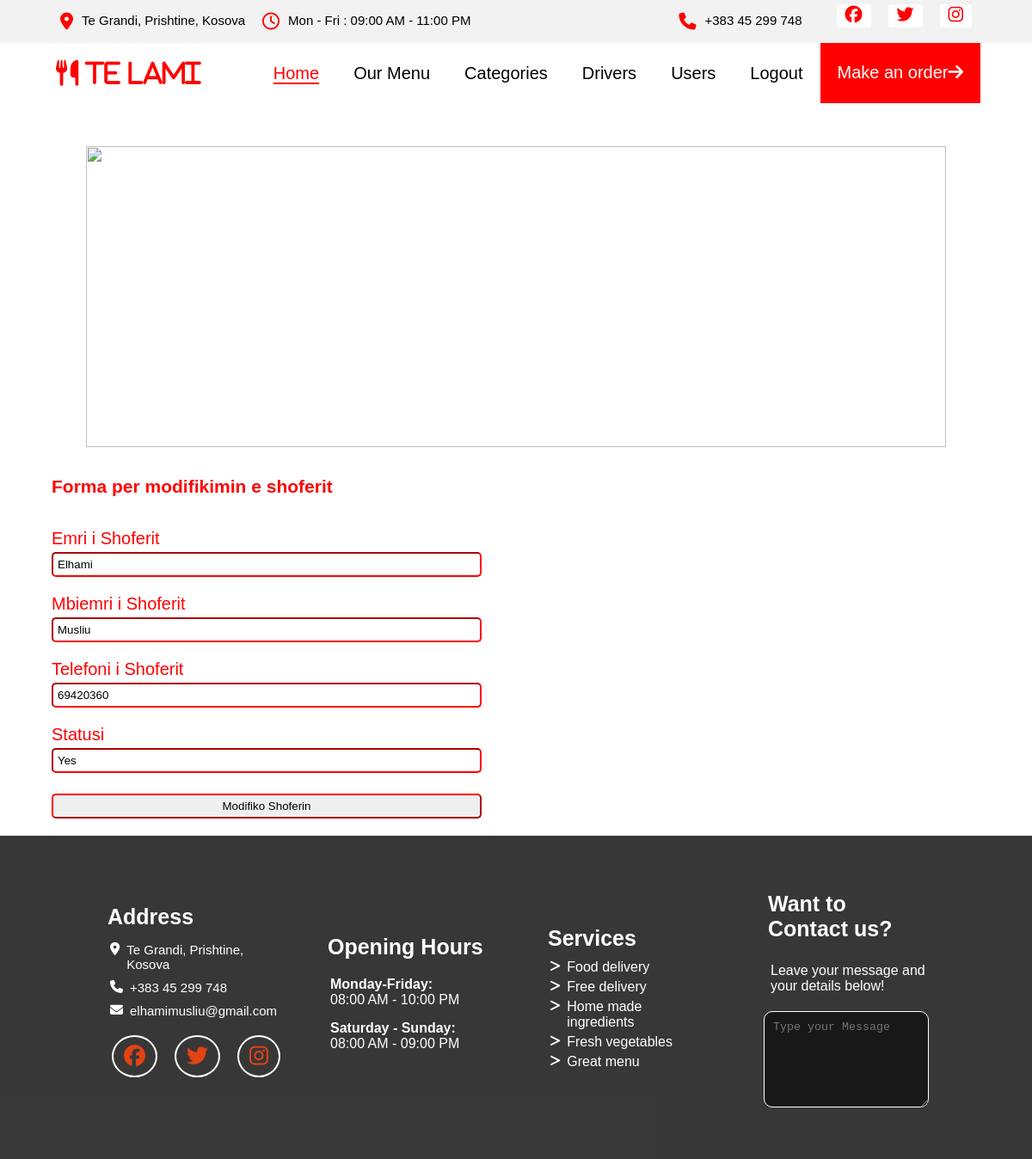
Page /CRUDS/modifiko_shoferi.php?shid=1 (signed in) on the committed database.
### tables this page shows
CREATE TABLE `shoferat` (
  `shoferiID` int(11) NOT NULL,
  `emriShoferit` varchar(100) NOT NULL,
  `porosiaID` int(11) NOT NULL,
  `mbiemriShoferit` varchar(100) NOT NULL,
  `phoneShoferi` varchar(100) NOT NULL,
  `statusi` varchar(100) NOT NULL
);

### inc/functions.php (called while the page is built, shortened)
<?php
function merrShoferId($shoferiID)
{
    global $dbconn;
    $sql = "SELECT shoferiID, emriShoferit, mbiemriShoferit, phoneShoferi, statusi FROM shoferat";
    $sql .= " WHERE shoferiID=$shoferiID";
    $res = mysqli_query($dbconn, $sql);
    return mysqli_fetch_assoc($res);
}

### CRUDS/modifiko_shoferi.php (the view, shortened to what this page needs)
<head>
    <link rel="stylesheet" href="../css/style-table.css">
    <link rel="stylesheet" href="../css/style.css">
</head>
<?php
include "../inc/crudHeader.php";
if($_GET['shid']){
    $shoferiID=$_GET['shid'];
    $shoferat=merrShoferId($shoferiID);
    $emriShoferit=$shoferat['emriShoferit'];
    $mbiemriShoferit=$shoferat['mbiemriShoferit'];
    $phoneShoferi=$shoferat['phoneShoferi'];
    $statusi=$shoferat['statusi'];
}
?>
<section class="section-shto-modifiko container">
    <div class="image">
    <img src="https://caterease.com/wp-content/uploads/2019/01/Final-Background-For-Login.png" alt="">
    </div>
    <div class="forma">
        <br>
        <br>
        <h1>Forma per modifikimin e shoferit</h1>
        <br>
        <form method="post" enctype="multipart/form-data">
            <div class="inputAndLabels">
                <label for="emriShoferit">Emri i Shoferit</label> <br>
                <input type="text" id="emriShoferit" name="emriShoferit"
                value="<?php if(!empty($emriShoferit)) echo $emriShoferit ?>">
            </div>
            <div class="inputAndLabels">
                <label for="mbiemriShoferit">Mbiemri i Shoferit</label> <br>
                <input type="text" id="mbiemriShoferit" name="mbiemriShoferit"
                value="<?php if(!empty($mbiemriShoferit)) echo $mbiemriShoferit ?>">
            </div>
            <div class="inputAndLabels">
                <label for="phoneShoferi">Telefoni i Shoferit</label> <br>
                <input type="text" id="phoneShoferi" name="phoneShoferi"
                value="<?php if(!empty($phoneShoferi)) echo $phoneShoferi ?>">
            </div>
            <div class="inputAndLabels">
                <label for="statusi">Statusi</label> <br>
                <input type="text" id="statusi" name="statusi"
                value="<?php if(!empty($statusi)) echo $statusi ?>">
            </div>
            <div class="inputAndLabels">
                <div class="butonat">
                    <?php
                        echo "<input id='modifikoShoferi' type='submit'
                        name='modifikoShoferi' class='shtoShofer' value='Modifiko Shoferin'>";
                    ?>
                </div>
            </div>
        </form>
    </div>
</section>
<?php
    include "../inc/footer.php";
?>

### css/style-table.css (style rules this page uses)
.forma { width: 100%; margin: 0 auto; }
.forma h1 { font-size: 21px; color: red; margin-bottom: 20px; }
.forma input, .forma textarea { width: 500px; padding: 5px; margin-top: 4px; border-radius: 5px; outline: none; border-color: red; }
.forma input, .forma textarea { caret-color: black; }
.forma label { color: red; font-size: 20px; }
.forma .inputAndLabels { margin-bottom: 20px; }
.list-entity, .section-shto-modifiko { margin-top: 50px!important; margin: 10px auto; display: flex; flex-direction: column; justify-content: center; align-items: center; }
.image img { width: 1000px; height: 350px; object-fit: cover; }
.image { position: relative; z-index: 5; }

### css/style.css (style rules this page uses)
* { margin: 0; padding: 0; }
body { font-size: 15px; font-family: 'Trebuchet MS', 'Lucida Sans Unicode', 'Lucida Grande', 'Lucida Sans', Arial, sans-serif; margin: 0; padding: 0; }
.container { width: 90%; margin: 0 auto; }

### rows in the picture
shoferat: emriShoferit "Elhami", mbiemriShoferit "Musliu", phoneShoferi "69420360", statusi "Yes"
